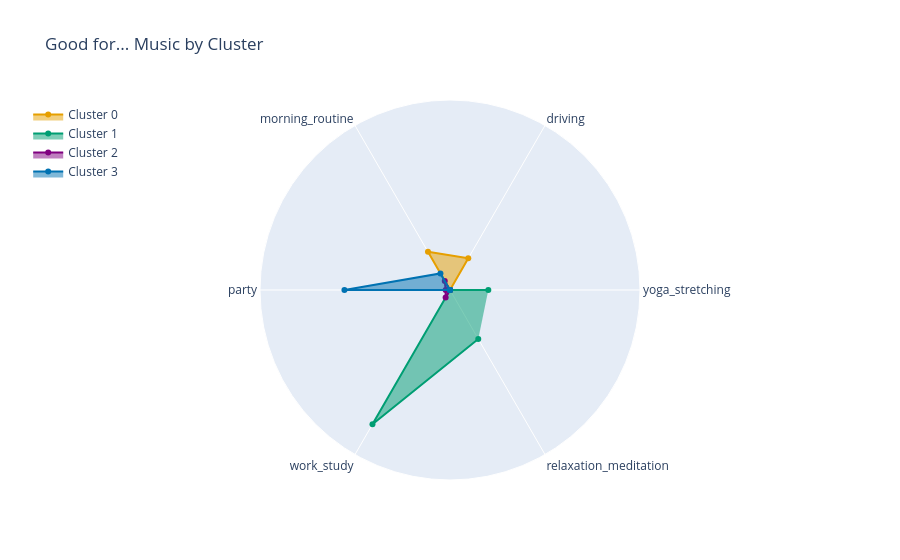

Notebook code for this chart:
### Code cell
# good for plots
good_cols = ['yoga_stretching', 'driving', 'morning_routine', 
             'party', 'work_study', 'relaxation_meditation']
radar_plot_filled(df_grouped_med, good_cols,'Good for... Music by Cluster', .4)

### Figure 1 — Plotly figure (JSON) as saved in the notebook; plotly's stock layout.template omitted (floating-point values rounded to 4 significant figures)
{"data": [{"fill": "toself", "line": {"color": "#E69F00"}, "name": "Cluster 0", "r": [0, 0.07692, 0.09272, 0, 0, 0], "theta": ["yoga_stretching", "driving", "morning_routine", "party", "work_study", "relaxation_meditation"], "type": "scatterpolar"}, {"fill": "toself", "line": {"color": "#009E73"}, "name": "Cluster 1", "r": [0.08065, 0, 0, 0, 0.3264, 0.119], "theta": ["yoga_stretching", "driving", "morning_routine", "party", "work_study", "relaxation_meditation"], "type": "scatterpolar"}, {"fill": "toself", "line": {"color": "#800080"}, "name": "Cluster 2", "r": [0, 0, 0.02206, 0.009174, 0.01835, 0], "theta": ["yoga_stretching", "driving", "morning_routine", "party", "work_study", "relaxation_meditation"], "type": "scatterpolar"}, {"fill": "toself", "line": {"color": "#0072B2"}, "name": "Cluster 3", "r": [0, 0, 0.04027, 0.2222, 0, 0], "theta": ["yoga_stretching", "driving", "morning_routine", "party", "work_study", "relaxation_meditation"], "type": "scatterpolar"}], "layout": {"legend": {"x": -0.07, "y": 1}, "polar": {"radialaxis": {"range": [0, 0.4], "visible": false}}, "showlegend": true, "title": {"text": "Good for... Music by Cluster"}}}
